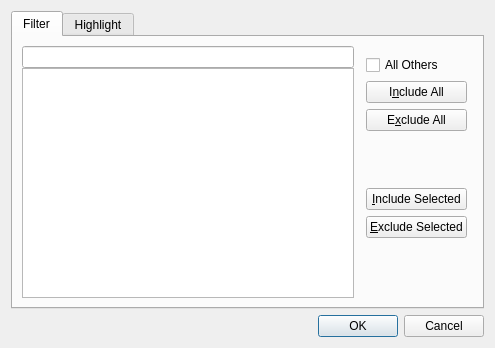
<?xml version="1.0" encoding="UTF-8"?>
<ui version="4.0">
 <class>MessageFilterDialog</class>
 <widget class="QDialog" name="MessageFilterDialog">
  <property name="geometry">
   <rect>
    <x>0</x>
    <y>0</y>
    <width>495</width>
    <height>348</height>
   </rect>
  </property>
  <property name="windowTitle">
   <string>Filter/Highlight Messages</string>
  </property>
  <layout class="QVBoxLayout" name="verticalLayout">
   <item>
    <widget class="QTabWidget" name="tabWidget">
     <property name="currentIndex">
      <number>0</number>
     </property>
     <widget class="QWidget" name="filterTab">
      <attribute name="title">
       <string>Filter</string>
      </attribute>
      <layout class="QHBoxLayout" name="horizontalLayout_2">
       <item>
        <widget class="QWidget" name="widget_3" native="true">
         <layout class="QVBoxLayout" name="verticalLayout_4">
          <property name="spacing">
           <number>0</number>
          </property>
          <property name="margin">
           <number>0</number>
          </property>
          <item>
           <widget class="SearchInputPane" name="findPane">
            <property name="whatsThis">
             <string>Type a full or partial message name to narrow down the list</string>
            </property>
           </widget>
          </item>
          <item>
           <widget class="QListView" name="filterListView">
            <property name="whatsThis">
             <string>List of all applicable message types. Toggle checkbox to include or exclude.</string>
            </property>
            <property name="editTriggers">
             <set>QAbstractItemView::NoEditTriggers</set>
            </property>
            <property name="selectionMode">
             <enum>QAbstractItemView::ExtendedSelection</enum>
            </property>
            <property name="verticalScrollMode">
             <enum>QAbstractItemView::ScrollPerPixel</enum>
            </property>
            <property name="horizontalScrollMode">
             <enum>QAbstractItemView::ScrollPerPixel</enum>
            </property>
            <property name="uniformItemSizes">
             <bool>true</bool>
            </property>
           </widget>
          </item>
         </layout>
        </widget>
       </item>
       <item>
        <widget class="QWidget" name="widget" native="true">
         <layout class="QVBoxLayout" name="verticalLayout_2">
          <property name="leftMargin">
           <number>6</number>
          </property>
          <property name="rightMargin">
           <number>6</number>
          </property>
          <item>
           <widget class="QCheckBox" name="otherMessagesCheckBox">
            <property name="whatsThis">
             <string>Include/Exclude unknown messages (ones not in the list).</string>
            </property>
            <property name="text">
             <string>All Others</string>
            </property>
           </widget>
          </item>
          <item>
           <widget class="QPushButton" name="includeAllButton">
            <property name="whatsThis">
             <string>Click to include all message types (ticks all boxes in the list).</string>
            </property>
            <property name="text">
             <string>I&amp;nclude All</string>
            </property>
           </widget>
          </item>
          <item>
           <widget class="QPushButton" name="excludeAllButton">
            <property name="whatsThis">
             <string>Click to exclude all message types (unticks all boxes in the list).</string>
            </property>
            <property name="text">
             <string>E&amp;xclude All</string>
            </property>
           </widget>
          </item>
          <item>
           <spacer name="verticalSpacer_2">
            <property name="orientation">
             <enum>Qt::Vertical</enum>
            </property>
            <property name="sizeHint" stdset="0">
             <size>
              <width>20</width>
              <height>40</height>
             </size>
            </property>
           </spacer>
          </item>
          <item>
           <widget class="QPushButton" name="includeSelectedButton">
            <property name="whatsThis">
             <string>Click to include all message types that are selected in the list.</string>
            </property>
            <property name="text">
             <string>&amp;Include Selected</string>
            </property>
           </widget>
          </item>
          <item>
           <widget class="QPushButton" name="excludeSelectedButton">
            <property name="whatsThis">
             <string>Click to exclude all message types that are selected in the list.</string>
            </property>
            <property name="text">
             <string>&amp;Exclude Selected</string>
            </property>
           </widget>
          </item>
          <item>
           <spacer name="verticalSpacer">
            <property name="orientation">
             <enum>Qt::Vertical</enum>
            </property>
            <property name="sizeHint" stdset="0">
             <size>
              <width>20</width>
              <height>40</height>
             </size>
            </property>
           </spacer>
          </item>
         </layout>
        </widget>
       </item>
      </layout>
     </widget>
     <widget class="QWidget" name="highlightTab">
      <attribute name="title">
       <string>Highlight</string>
      </attribute>
      <layout class="QVBoxLayout" name="verticalLayout_3">
       <item>
        <widget class="QTableWidget" name="highlightsTable">
         <property name="whatsThis">
          <string>List of message types to highlight. Double click each colour to change it.</string>
         </property>
         <property name="editTriggers">
          <set>QAbstractItemView::NoEditTriggers</set>
         </property>
         <property name="selectionBehavior">
          <enum>QAbstractItemView::SelectRows</enum>
         </property>
         <property name="verticalScrollMode">
          <enum>QAbstractItemView::ScrollPerPixel</enum>
         </property>
         <property name="horizontalScrollMode">
          <enum>QAbstractItemView::ScrollPerPixel</enum>
         </property>
         <property name="wordWrap">
          <bool>false</bool>
         </property>
         <attribute name="horizontalHeaderHighlightSections">
          <bool>false</bool>
         </attribute>
         <attribute name="verticalHeaderVisible">
          <bool>false</bool>
         </attribute>
         <attribute name="verticalHeaderHighlightSections">
          <bool>false</bool>
         </attribute>
         <attribute name="verticalHeaderVisible">
          <bool>false</bool>
         </attribute>
         <attribute name="horizontalHeaderHighlightSections">
          <bool>false</bool>
         </attribute>
         <attribute name="verticalHeaderHighlightSections">
          <bool>false</bool>
         </attribute>
         <column>
          <property name="text">
           <string>Message</string>
          </property>
         </column>
         <column>
          <property name="text">
           <string>Text Colour</string>
          </property>
         </column>
         <column>
          <property name="text">
           <string>Background Colour</string>
          </property>
         </column>
        </widget>
       </item>
       <item>
        <widget class="QWidget" name="widget_2" native="true">
         <layout class="QHBoxLayout" name="horizontalLayout">
          <property name="topMargin">
           <number>3</number>
          </property>
          <property name="bottomMargin">
           <number>3</number>
          </property>
          <item>
           <spacer name="horizontalSpacer">
            <property name="orientation">
             <enum>Qt::Horizontal</enum>
            </property>
            <property name="sizeHint" stdset="0">
             <size>
              <width>40</width>
              <height>20</height>
             </size>
            </property>
           </spacer>
          </item>
          <item>
           <widget class="QPushButton" name="addHighlightButton">
            <property name="text">
             <string>Add</string>
            </property>
           </widget>
          </item>
          <item>
           <widget class="QPushButton" name="removeHighlightButton">
            <property name="text">
             <string>Remove</string>
            </property>
           </widget>
          </item>
         </layout>
        </widget>
       </item>
      </layout>
     </widget>
    </widget>
   </item>
   <item>
    <widget class="QDialogButtonBox" name="dialogButtons">
     <property name="orientation">
      <enum>Qt::Horizontal</enum>
     </property>
     <property name="standardButtons">
      <set>QDialogButtonBox::Cancel|QDialogButtonBox::Ok</set>
     </property>
    </widget>
   </item>
  </layout>
 </widget>
 <customwidgets>
  <customwidget>
   <class>SearchInputPane</class>
   <extends>QLineEdit</extends>
   <header>ui/custom_widgets/SearchInputPane.hpp</header>
  </customwidget>
 </customwidgets>
 <resources/>
 <connections>
  <connection>
   <sender>dialogButtons</sender>
   <signal>accepted()</signal>
   <receiver>MessageFilterDialog</receiver>
   <slot>accept()</slot>
   <hints>
    <hint type="sourcelabel">
     <x>248</x>
     <y>254</y>
    </hint>
    <hint type="destinationlabel">
     <x>157</x>
     <y>274</y>
    </hint>
   </hints>
  </connection>
  <connection>
   <sender>dialogButtons</sender>
   <signal>rejected()</signal>
   <receiver>MessageFilterDialog</receiver>
   <slot>reject()</slot>
   <hints>
    <hint type="sourcelabel">
     <x>316</x>
     <y>260</y>
    </hint>
    <hint type="destinationlabel">
     <x>286</x>
     <y>274</y>
    </hint>
   </hints>
  </connection>
 </connections>
</ui>
